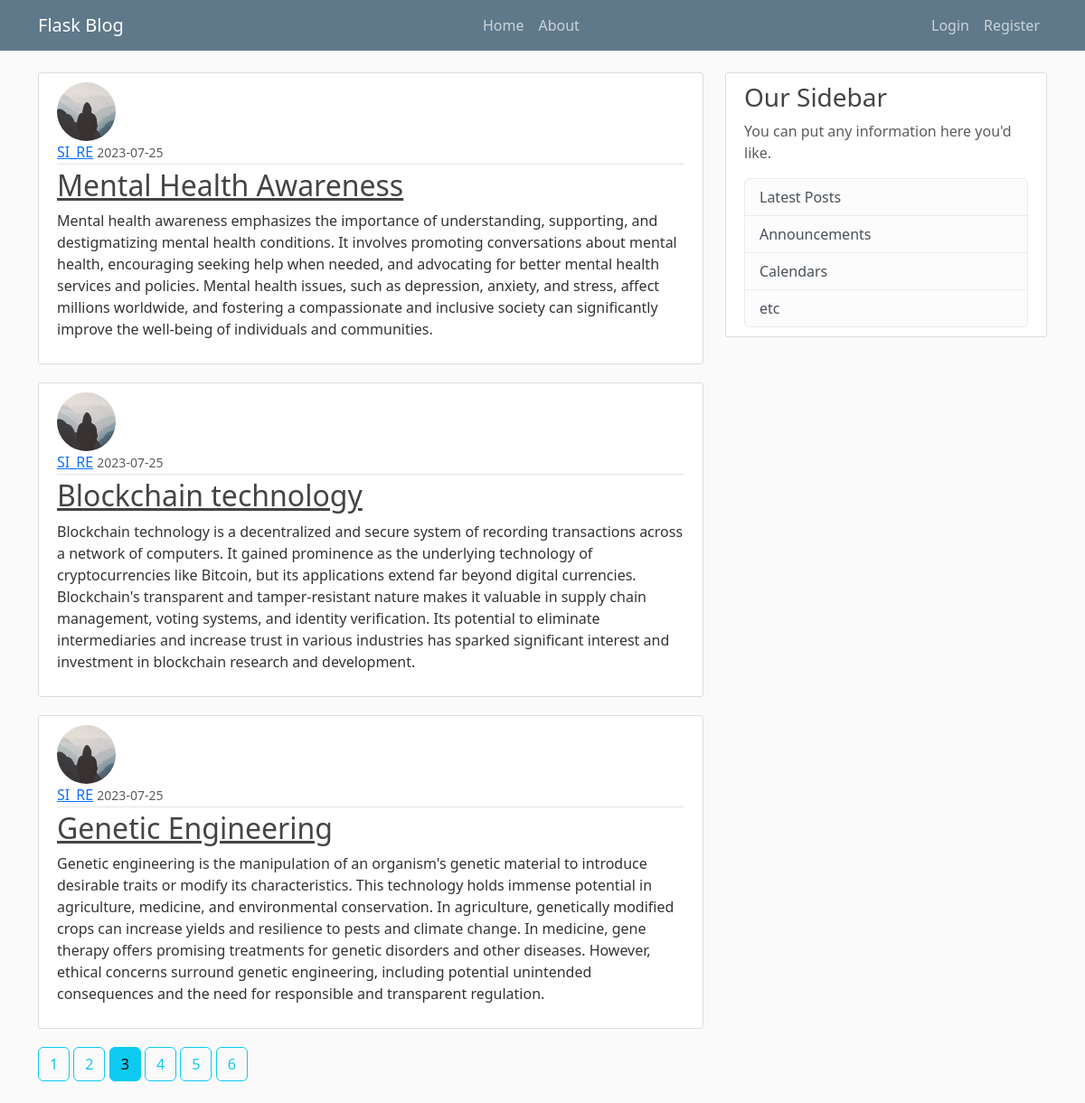
Screenshot of /home?page=3 with the database file from the repository.
### FlaskBlog/models.py (models this page shows, shortened)
class Post(db.Model):
    id = db.Column(db.Integer, primary_key=True)
    title = db.Column(db.String(100), nullable=False)
    date_posted = db.Column(db.DateTime, nullable=False, default=datetime.utcnow)
    content = db.Column(db.Text, nullable=False)
    user_id = db.Column(db.Integer, db.ForeignKey('user.id'), nullable=False)

class User(db.Model, UserMixin):
    id = db.Column(db.Integer, primary_key=True)
    username = db.Column(db.String(20), unique=True, nullable=False)
    email = db.Column(db.String(120), unique=True, nullable=False)
    image_file = db.Column(db.String(20), nullable=False, default='default.jpg')
    password = db.Column(db.String(60), nullable=False)
    posts = db.relationship('Post', backref='author', lazy=True)

### FlaskBlog/routes.py (the view)
@app.route("/")
@app.route("/home")
def home():
    page = request.args.get('page', 1, type=int)
    post = Post.query.order_by(Post.date_posted.desc()).paginate(page=page, per_page=3)
    return render_template('home.html', posts=post)

### FlaskBlog/templates/home.html
{% extends "layout.html" %}
{% block content %}
    {% for post in posts.items %}
        <article class="media content-section">
          <img class="rounded-circle article-img" src="{{ url_for('static', filename='profile_pic/' + post.author.image_file) }}">
          <div class="media-body">
            <div class="article-metadata">
              <a class="mr-2" href="{{ url_for('user_post', username=post.author.username) }}">{{ post.author.username }}</a>
              <small class="text-muted">{{ post.date_posted.strftime('%Y-%m-%d') }}</small>
            </div>
            <h2><a class="article-title" href="{{ url_for('post', post_id=post.id) }}">{{ post.title }}</a></h2>
            <p class="article-content">{{ post.content }}</p>
          </div>
        </article>
    {% endfor %}
    {% for page_num in posts.iter_pages(left_edge=1, right_edge=1, left_current=1, right_current=2) %}
      {% if page_num %}
        {% if posts.page == page_num %}
          <a class="btn btn-info mb-4" href="{{ url_for('home', page=page_num) }}">{{ page_num }}</a>
        {% else %}
          <a class="btn btn-outline-info mb-4" href="{{ url_for('home', page=page_num) }}">{{ page_num }}</a>
        {% endif %}
      {% else %}
        ...
      {% endif %}
    {% endfor %}
{% endblock content %}

### FlaskBlog/static/main.css (style rules this page uses)
body { background: #fafafa; color: #333333; margin-top: 5rem; }
h1, h2, h3, h4, h5, h6 { color: #444444; }
.content-section { background: #ffffff; padding: 10px 20px; border: 1px solid #dddddd; border-radius: 3px; margin-bottom: 20px; }
.article-title { color: #444444; }
.article-content { white-space: pre-line; }
.article-img { height: 65px; width: 65px; margin-right: 16px; }
.article-metadata { padding-bottom: 1px; margin-bottom: 4px; border-bottom: 1px solid #e3e3e3 }

### rows the page displays
Post: image_file (placeholder picture), author.username "SI_RE", date_posted "2023-07-25", title "Mental Health Awareness", content "Mental health awareness emphasizes the importance of understanding, supporting, and destigmatizing mental health conditions. It involves promoting conversations about mental health, encouraging seeking help when needed, and advocating for better mental health services and policies. Mental health issues, such as depression, anxiety, and stress, affect millions worldwide, and fostering a compassionate and inclusive society can significantly improve the well-being of individuals and communities."
Post: image_file (placeholder picture), author.username "SI_RE", date_posted "2023-07-25", title "Blockchain technology", content "Blockchain technology is a decentralized and secure system of recording transactions across a network of computers. It gained prominence as the underlying technology of cryptocurrencies like Bitcoin, but its applications extend far beyond digital currencies. Blockchain's transparent and tamper-resistant nature makes it valuable in supply chain management, voting systems, and identity verification. Its potential to eliminate intermediaries and increase trust in various industries has sparked significant interest and investment in blockchain research and development."
Post: image_file (placeholder picture), author.username "SI_RE", date_posted "2023-07-25", title "Genetic Engineering", content "Genetic engineering is the manipulation of an organism's genetic material to introduce desirable traits or modify its characteristics. This technology holds immense potential in agriculture, medicine, and environmental conservation. In agriculture, genetically modified crops can increase yields and resilience to pests and climate change. In medicine, gene therapy offers promising treatments for genetic disorders and other diseases. However, ethical concerns surround genetic engineering, including potential unintended consequences and the need for responsible and transparent regulation."

### other values shown
{{ page_num }} "1" "2" "4" "5" "6"
{{ page_num }} "3"
